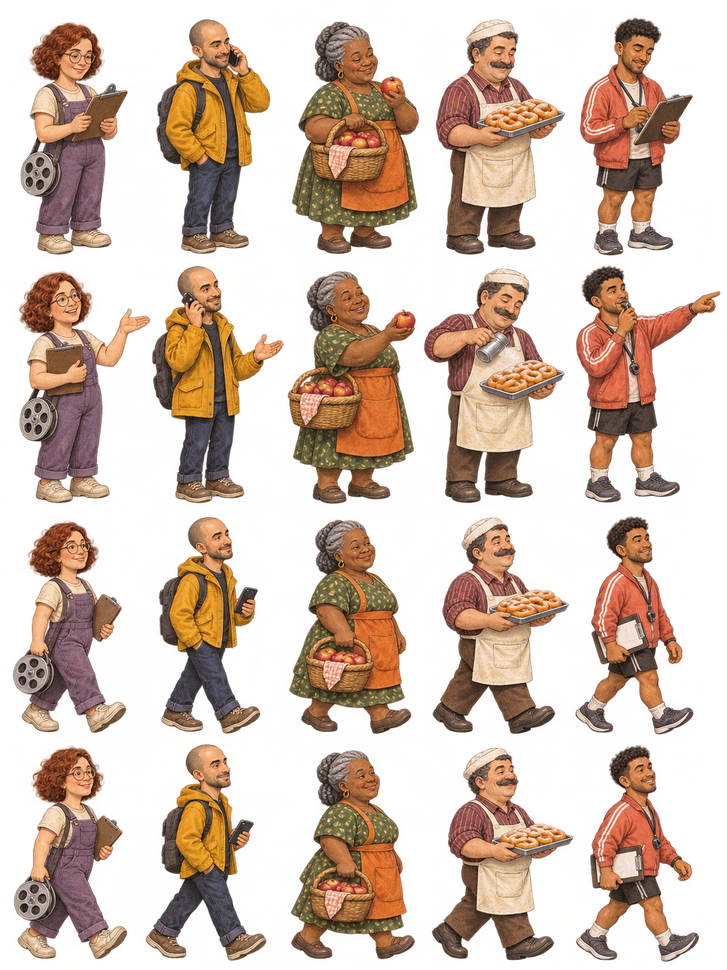
#> input picture assets/characters/villagers/festival-people-01.png, 727 x 970 px, shrunk from 1086 x 1448 before the run
$ python -i measure_village_festival.py   (imports and definitions only)
#> lines starting #> are read from the running program, lines starting #| are printed output that depends on the picture; after the words box and inside, x2 and y2 are one past the last pixel; in counts of white or black regions, pixels touching at a corner belong together
#!/usr/bin/env python3
"""Measure final generated native pixels without changing existing or new art."""
import ast,json
from collections import deque
from pathlib import Path
from PIL import Image
ROOT=Path(__file__).resolve().parents[1]
# [1 line that did not run here, left out]
# [1 line that did not run here, left out]
# [1 line not run here, left out]
manifest={'atlases':{},'props':{},'vehicles':{},'dog':{}}
def alpha(im):return im.getchannel('A').point(lambda v:255 if v>128 else 0)
def pose(mask,box):
 x0,y0,x1,y1=box
 b=person_bounds(mask.crop(box))
 l,t,r,bottom=x0+b[0],y0+b[1],x0+b[2],y0+b[3]
 feet=mask.crop((l,bottom-max(8,round((bottom-t)*.08)),r,bottom)).getbbox()
 return dict(rect=[l,t,r-l,bottom-t],foot=[(feet[0]+feet[2])*.5,bottom-t],height_ratio=1)
def quadrants(path):
 im=Image.open(path).convert('RGBA');a=alpha(im);frames=[]
#> in quadrants, im is the input picture: PIL image 727x970 RGBA; mean R, G, B, A 115.1, 60.9, 39.8, 108.1
#> after `a = alpha(im)`:
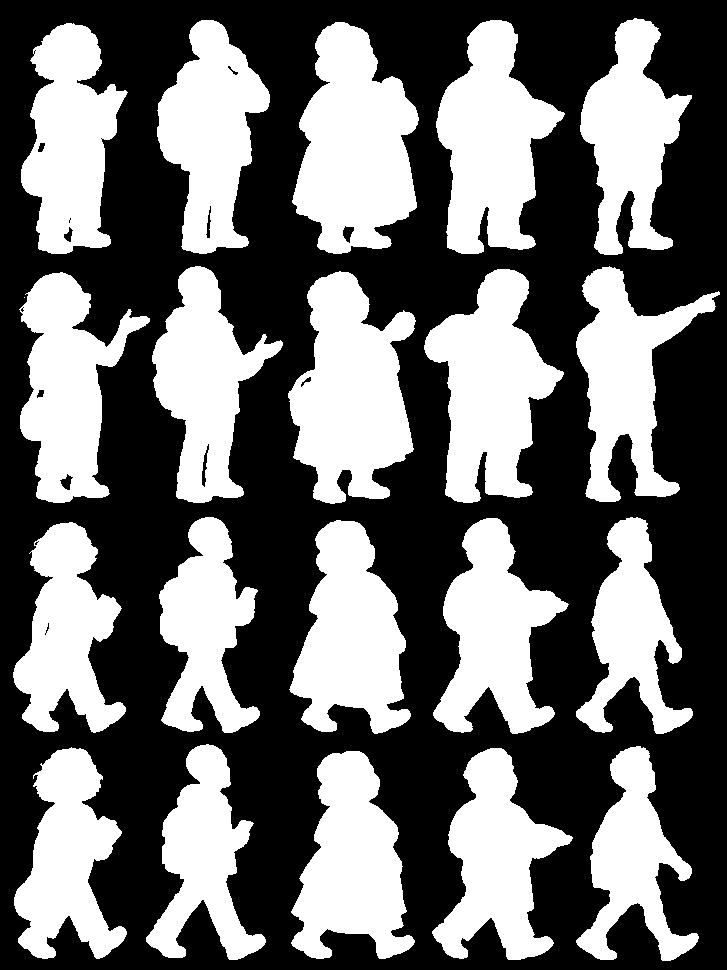
#> a: PIL image 727x970 L; 42.7% white; 21 white regions (1 under 20 px), largest, box (x1, y1, x2, y2) and area: (292, 22, 419, 254) 19883, (288, 271, 416, 504) 19280, (424, 269, 564, 503) 17996
 for i in range(4):
  box=(round(i%2*im.width/2),round(i//2*im.height/2),round((i%2+1)*im.width/2),round((i//2+1)*im.height/2))
  b=a.crop(box).getbbox();assert b,(path,i)
  frames.append(pose(a,box))
#> this loop made 1 pass
#> after the loop, frames = []
 return frames
# [34 lines not run here, left out]
path=ROOT/'assets/characters/villagers/festival-dog.png'
if path.exists():manifest['dog']=dict(path='res://assets/characters/villagers/'+path.name,frames=quadrants(path))
# [2 lines not run here, left out]

#> (the run stopped early here; a loop or call above may not have finished)

$ run again, on assets/characters/villagers/festival-people-05.png
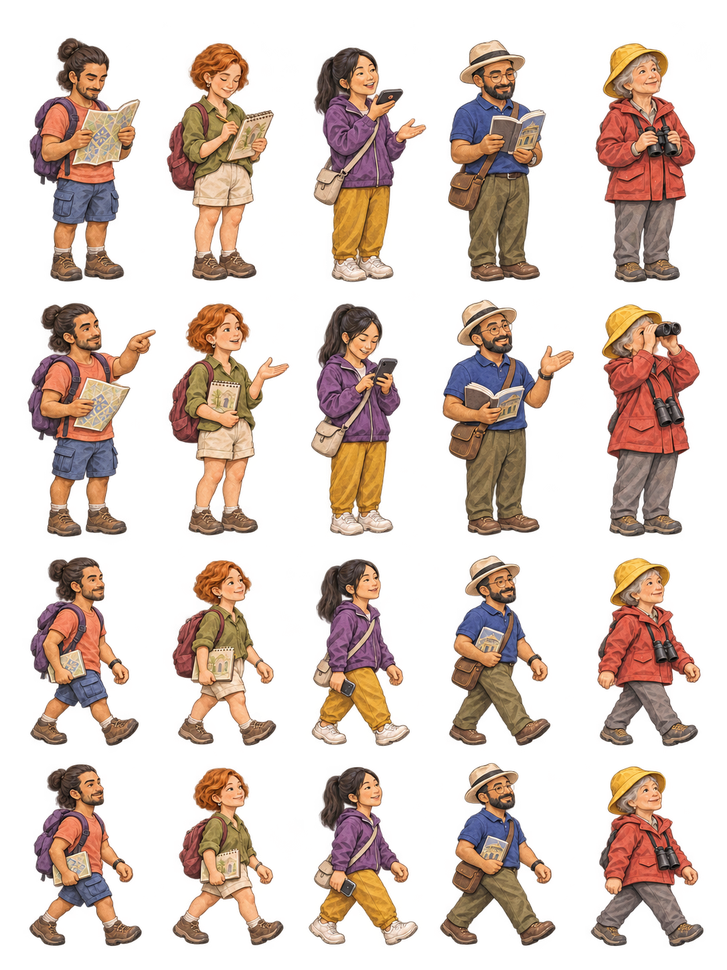
#> input picture assets/characters/villagers/festival-people-05.png, 727 x 970 px, shrunk from 1086 x 1448 before the run
#> in quadrants, im is the input picture: PIL image 727x970 RGBA; mean R, G, B, A 68.4, 46.4, 35.3, 90.7
#> in quadrants, `a = alpha(im)`:
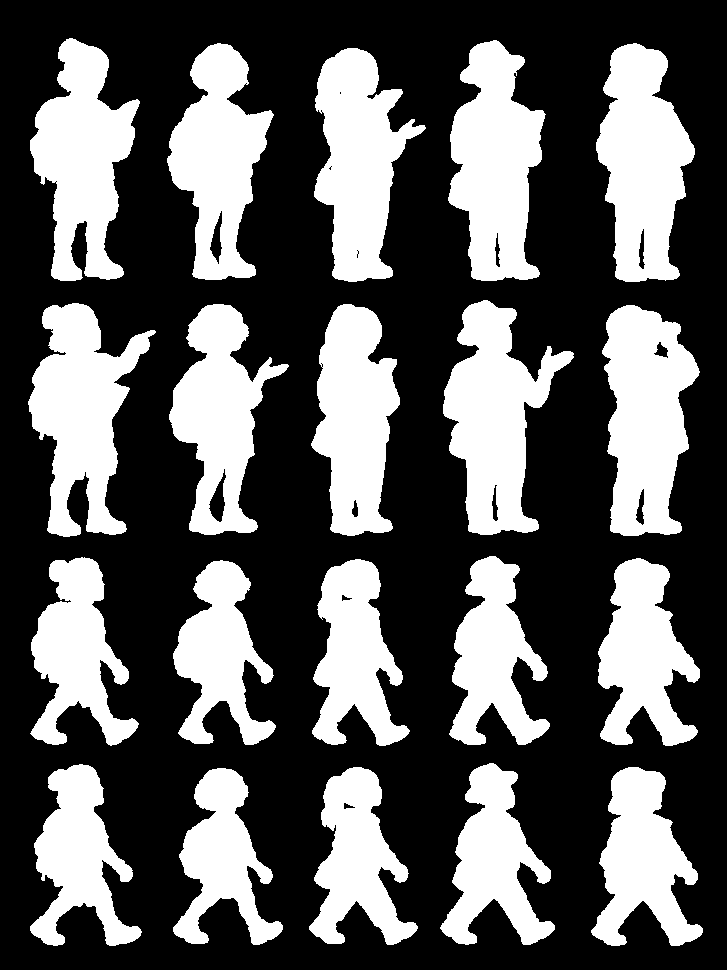
#> a: PIL image 727x970 L; 35.9% white; 20 white regions, largest, box (x1, y1, x2, y2) and area: (443, 300, 574, 535) 15651, (448, 40, 546, 281) 15455, (602, 305, 700, 536) 15408
#> the loop in quadrants, `for i in range(4):` made 1 pass
#> after the loop in quadrants, `for i in range(4):`: frames = []

$ run again, on assets/characters/villagers/festival-people-06.png
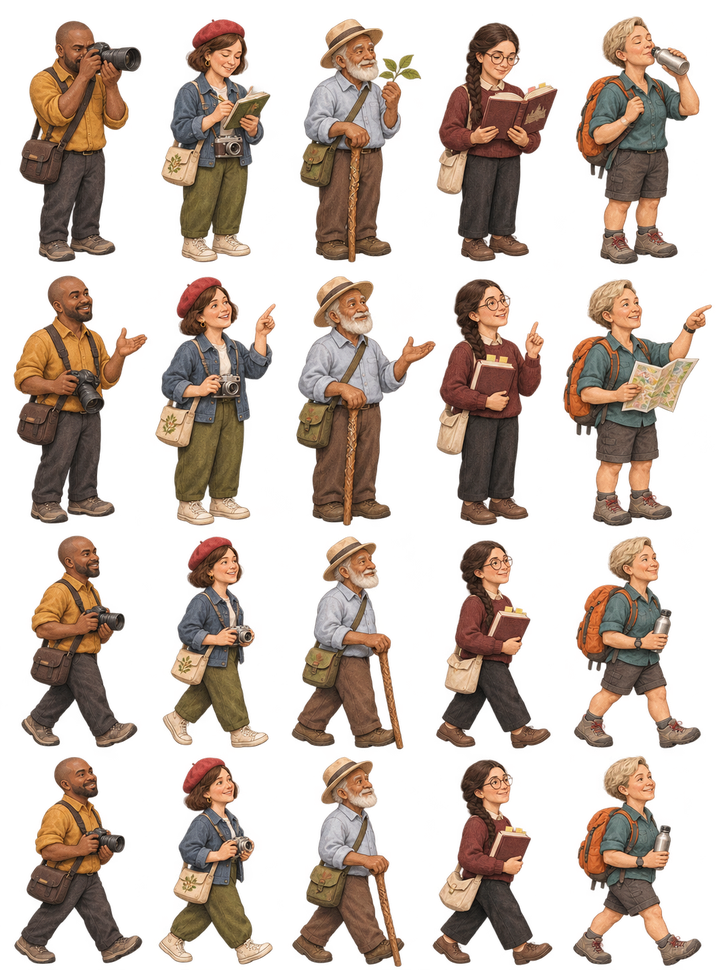
#> input picture assets/characters/villagers/festival-people-06.png, 727 x 970 px, shrunk from 1086 x 1448 before the run
#> in quadrants, im is the input picture: PIL image 727x970 RGBA; mean R, G, B, A 63.8, 45.8, 34.8, 103.2
#> in quadrants, `a = alpha(im)`:
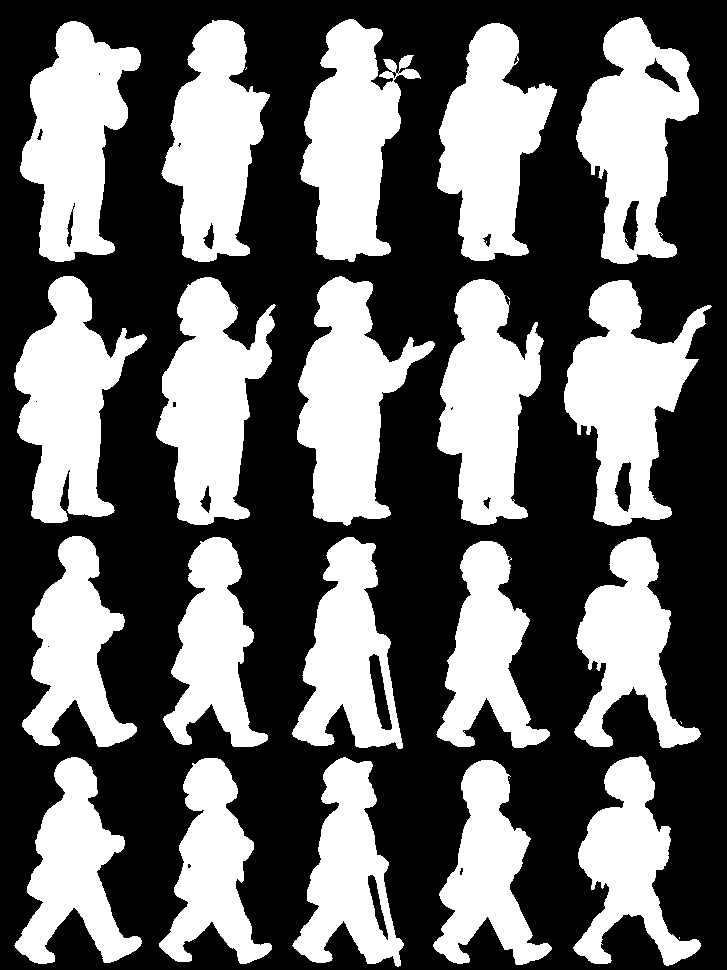
#> a: PIL image 727x970 L; 40.8% white; 26 white regions (6 under 20 px), largest, box (x1, y1, x2, y2) and area: (564, 280, 712, 526) 17626, (297, 276, 435, 526) 17362, (156, 277, 276, 525) 17194
#> the loop in quadrants, `for i in range(4):` made 1 pass
#> after the loop in quadrants, `for i in range(4):`: frames = []
